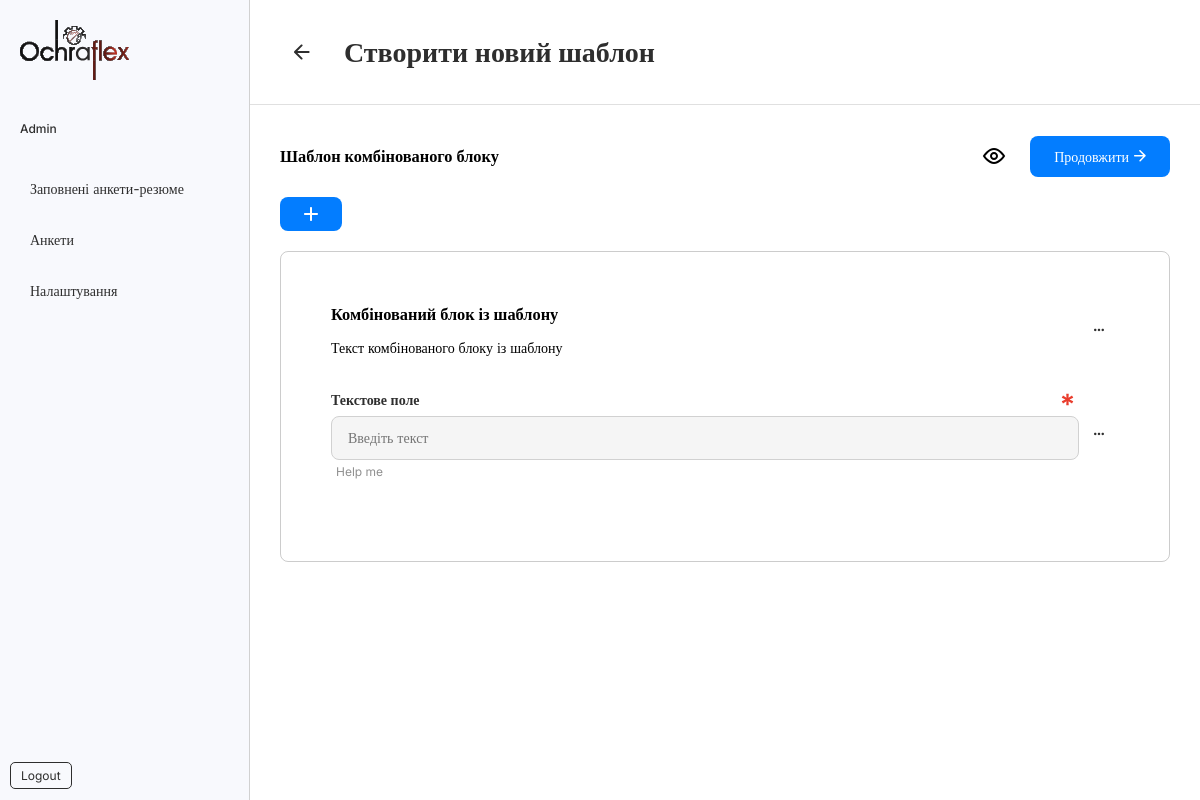
The page /dashboard/library/create/combined/block/template/187/ on the database its author committed.
### app/models.py (models this page shows, shortened)
class LibraryTemplate(models.Model):
    user = models.ForeignKey(
        settings.AUTH_USER_MODEL,
        on_delete=models.CASCADE,
        related_name='library_templates',
        blank=True,
        null=True
    )
    name = models.CharField(
        max_length=255,
        null=True,
        blank=True
    )  # Назва шаблону
    description = models.TextField(blank=True, null=True)  # Опис шаблону
    created_at = models.DateTimeField(auto_now_add=True)  # Дата створення
    field = models.ForeignKey(
        Field,
        blank=True,
        null=True,
        on_delete=models.CASCADE,
        related_name='library_templates'
    )
    description_field = models.ForeignKey(
        DescriptionField,
        on_delete=models.CASCADE,
        null=True,
        blank=True,
        related_name='library_templates'
    )
    combined_block = models.ForeignKey(
        CombinedBlock,
        on_delete=models.CASCADE,
        null=True,
        blank=True,
        related_name='library_templates'
    )

class CombinedBlock(models.Model):
    block_template = models.ForeignKey(
        BlockTemplate,
        on_delete=models.CASCADE,
        related_name='combined_blocks',
        null=True,
        blank=True
    )
    description_field = models.ForeignKey(
        DescriptionField,
        on_delete=models.CASCADE,
        related_name='combined_blocks',
        null=True,
        blank=True,
    )
    fields = models.ManyToManyField(
        Field,
        related_name='duplicates',
        blank=True,
    )
    allow_dublicate = models.BooleanField(default=False)

class DescriptionField(models.Model):
    block_template = models.ForeignKey(
        BlockTemplate,
        on_delete=models.CASCADE,
        related_name='description_fields',
        null=True,
        blank=True
    )
    title = models.CharField(max_length=128, null=True, blank=True)
    description = models.TextField(null=True, blank=True)
    is_combined = models.BooleanField(default=False)

class Field(models.Model):
    TEXT = 'text'
    SELECT = 'select'
    TEXTAREA = 'textarea'
    CHECKBOX = 'checkbox'
    RADIO = 'radio'
    NUMBER = 'number'
    DATE = 'date'
    MIN_LENGTH = 'min_length'
    MAX_LENGTH = 'max_length'
    MIN = 'min'
    MAX = 'max'
    BOOLEAN = 'boolean'
    PHONE = 'phone'
    BUTTON = 'button'
    FIELD_TYPES = [
        (TEXT, 'Text'),
        (TEXTAREA, 'Textarea'),
        (NUMBER, 'Number'),
        (SELECT, 'Select'),
        (CHECKBOX, 'Checkbox'),
        (RADIO, 'Radio'),
        (DATE, 'Date'),
        (BOOLEAN, 'Boolean'),
        (PHONE, 'Phone'),
        (BUTTON, 'Button'),
    ]
    name = models.CharField(max_length=128)  # Назва поля
    field_type = models.CharField(
        max_length=50,
        choices=FIELD_TYPES
    )  # Тип поля
    options = models.JSONField(blank=True, null=True, default=list)
    static_value = models.CharField(
        max_length=1000, null=True, blank=True)
    max_symbols = models.PositiveIntegerField(default=3, null=True, blank=True)
    max_numbers = models.PositiveBigIntegerField(
        default=3, null=True, blank=True)
    help_info = models.CharField(
        max_length=255,
        null=True,
        blank=True
    )  # Додаткова інформація
    is_required = models.BooleanField(default=False)  # Чи є поле обов’язковим
    extra_tag = models.CharField(max_length=255, blank=True, null=True)
    is_combined = models.BooleanField(default=False)
    block_template = models.ForeignKey(
        BlockTemplate,
        on_delete=models.CASCADE,
        related_name='fields',
        null=True,
        blank=True
    )

### app/views_library.py (the view)
def create_combined_block_template_view(request, id):
    library_template = get_object_or_404(LibraryTemplate, id=id)
    if library_template.combined_block is None:
        library_template.combined_block=CombinedBlock.objects.create(
            allow_dublicate=False,
        )
        library_template.save()
    context = {
        'library_template': library_template,
    }
    return render(request, 'dashboard/library/create_templates/create_cm_fields_template.html', context)

### app/templatetags/custom_filters.py (called while the page is built)
@register.simple_tag
def is_active_path(request, pattern):
    return "active" if re.match(pattern, request.path) else ""

### templates/dashboard/library/create_templates/create_cm_fields_template.html (shortened to what this page needs)
{% extends 'dashboard/dashboard_base.html' %}
{% load custom_parse %}
{% block title %}Dashboard - Resumes{% endblock title %} {% load static %}
{% block styles %}
<link
    rel="stylesheet"
    href="{% static 'css/dashboard/library/library.css' %}"
/>
<link
    rel="stylesheet"
    href="{% static 'css/dashboard/questionnaires/questionnaires.css' %}"
/>
<link
    rel="stylesheet"
    href="{% static 'css/dashboard/resumes/resumes.css' %}"
/>
{% endblock styles %}
{% block back %}
<div class="back-button">
    <a href="{% url 'library' %}">
        <img src="{% static 'images/icons/arrow-left.svg' %}" alt="Back button" />
    </a>
</div>
{% endblock back %}
{% block title_page %}Створити новий шаблон{% endblock title_page %}
{% block main %}
<div class="d-flex align-items-center justify-content-between">
    <div>
        <h3>{{ library_template.name }}</h3>
    </div>
    <div class="d-flex align-items-center">
        <div class="offset-right-10 d-flex">
        <a href="" class="button_reset btn-icon-hover">
        </a>
        </div>
        <a href="{% url 'allow_duplicate_library_template' library_template.id %}" class="button_primary button_reset d-flex align-items-center">
            Продовжити
        </a>
    </div>
</div>
<div class="add-button add-field marg_top-20">
    <button class="button_reset button_primary">
    </button>
</div>
<div class="example-template marg_top-20">
    <div class="border-field-questionnaire">
        {% if library_template.combined_block.description_field %}
            <div class="d-flex align-items-center justify-content-between main-title-menu marg_bottom-30">
                <div class="wrap-quest">
                    <h3 class="marg_bottom-10">{{ library_template.combined_block.description_field.title }}</h3>
                    <p class="">{{ library_template.combined_block.description_field.description }}</p>
                </div>
                <div class="relative">
                    <div href="#" class="dropdown-setting">
                        <a href="#" class="trigger">
                            <img src="{% static 'images/icons/hr--menu.svg' %}" alt="" />
                        </a>
                    </div>
                </div>
            </div>
        {% endif %}
        {% for field in library_template.combined_block.fields.all %}
        <div class="d-flex align-items-center justify-content-between main-title-menu marg_bottom-30">
            <div class="wrap-quest">
                <div class="group-form">
                    <label for="{{field.name}}" class="input_label">{{field.name}}</label>
                    {% if field.is_required %}
                        <p>
                            <img src="{% static 'images/icons/required.svg' %}" alt="" />
                        </p>
                    {% endif %}
                </div>
                {% if field.field_type == 'textarea' %}
                    <div class="d-flex justify-content-between main-title-menu">
                        <div class="w-100">
                            <textarea
                            style="min-height: 100px;"
                            class="input_base_red"
                            placeholder="Введіть текст"
                            maxlength="{{ field.max_symbols }}"></textarea>
                        </div>
                    </div>
                {% elif field.field_type == 'number' and field.extra_tag == 'phone' %}
                    <div class="d-flex phoneForm">
                    <select class="input_base languageDropdown"></select>
                    <div class="selectedLanguage"></div>
                    <input type="text" class="input_base phoneNumberInput" />
                    </div>
                {% elif field.field_type == 'select' %}
                    <select class="input_base_red">
                    {% for option in field.options|json_loads %}
                        <option value="{{option}}">{{option}}</option>
                    {% endfor %}
                    </select>
                {% else %}
                    <input
                        type="{{field.field_type}}"
                        class="input_base_red"
                        placeholder="Введіть текст"
                        maxlength="{% if field.static_value %}{{ field.static_value }}{% else %}{{field.max_symbols}}{% endif %}"
                    />
                {% endif %}
                {% if field.help_info %}
                    <p class="offset-left-5">
                        <small class="text-small-muted">{{field.help_info}}</small>
                    </p>
                {% endif %}
            </div>
            <div class="relative">
                <div href="#" class="dropdown-setting">
                    <a href="#" class="trigger">
                        <img src="{% static 'images/icons/hr--menu.svg' %}" alt="" />
                    </a>
                </div>
            </div>
        </div>
        {% endfor %}
    </div>
</div>
{% endblock main %}

### static/css/style.css (style rules this page uses)
body { position: relative; }
.inter-primary { font-family: "Inter", serif; font-optical-sizing: auto; font-size: 14px; font-weight: 400; font-style: normal; }
.input_base, .input_base_red { background-color: #f5f5f5; border: 1px solid #d1d1d1; border-radius: 8px; padding: 12px 16px; display: inline-block; width: 100%; height: 44px; box-sizing: border-box; }
.input_label { display: inline-block; font-weight: 600; color: #2e2e2e; }
.button_reset { background-color: transparent; color: inherit; outline: none !important; border: none; border-radius: 8px; padding: 10px 24px; cursor: pointer; text-decoration: none; }
.button_primary, .button_primary_link { background-color: #037dff; color: #ffffff; transition: all 0.2s ease-in-out; }
.marg_top-20 { margin-top: 20px; }
.marg_bottom-10 { margin-bottom: 10px; }
.marg_bottom-30 { margin-bottom: 30px; }
.offset-right-10 { margin-right: 10px; }
.offset-left-5 { margin-left: 5px; }
.back-button { margin-right: 20px; border-radius: 100%; padding: 10px; }
.d-flex { display: flex !important; }
.align-items-center { align-items: center !important; }
.justify-content-between { justify-content: space-between !important; }
.text-small-muted { font-size: 12px; color: #909090; }

### static/css/auth/alert.css (style rules this page uses)
:root { --success-bg-color: #d5e6de; --success-text-color: #0a3622; --success-border-color: #9eccbd; --warning-bg-color: orange; --warning-text-color: orange; --warning-border-color: orange; --danger-bg-color: #f8d7da; --danger-text-color: #58151c; --danger-border-color: #f1aeb5; }

### static/css/dashboard/dashboard_style.css (style rules this page uses)
.main-title-menu div a img { display: block; width: 16px; height: 16px; }
.main-title-menu div a { display: inline-block; padding: 15px; border-radius: 100%; }

### static/css/dashboard/questionnaires/questionnaires.css (style rules this page uses)
.dropdown-setting { height: 46px; }
.add-button { position: relative; }
.group-form { display: flex; align-items: center; justify-content: space-between; margin-bottom: 5px; }
.group-form label { width: 100%; }
.border-field-questionnaire { border: 1px solid rgba(0, 0, 0, 0.2); border-radius: 8px; padding: 50px; margin-bottom: 20px; }
.wrap-quest { width: 870px; }
.relative { position: relative; }
.btn-icon-hover { gap: 5px; padding: 9px 14px !important; display: inline-block; }

### rows shown on the page
LibraryTemplate: name "Шаблон комбінованого блоку", combined_block.description_field "Комбінований блок із шаблону", combined_block.description_field.description "Текст комбінованого блоку із шаблону"
Field: name "Текстове поле", is_required True (drawn), help_info "Help me"
